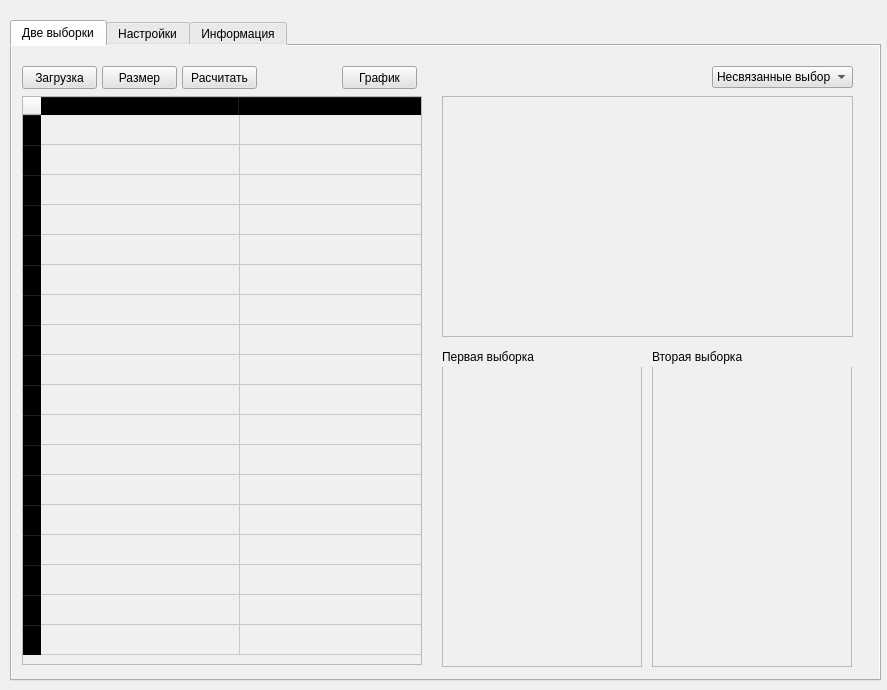
<?xml version="1.0" encoding="UTF-8"?>
<ui version="4.0">
 <class>MainWindow</class>
 <widget class="QMainWindow" name="MainWindow">
  <property name="geometry">
   <rect>
    <x>0</x>
    <y>0</y>
    <width>887</width>
    <height>690</height>
   </rect>
  </property>
  <property name="minimumSize">
   <size>
    <width>0</width>
    <height>0</height>
   </size>
  </property>
  <property name="maximumSize">
   <size>
    <width>893</width>
    <height>893</height>
   </size>
  </property>
  <property name="windowTitle">
   <string>StatsV2</string>
  </property>
  <property name="styleSheet">
   <string notr="true">QWidget{
background:rgb(240, 240, 240);

}
QHeaderView::section{
background:transparent; 

}

QPushButton{
background: rgb(226, 226, 226)

}

QComboBox{
background: rgb(226, 226, 226)

}</string>
  </property>
  <widget class="QWidget" name="centralwidget">
   <property name="styleSheet">
    <string notr="true"/>
   </property>
   <widget class="QTabWidget" name="progTab">
    <property name="geometry">
     <rect>
      <x>10</x>
      <y>20</y>
      <width>871</width>
      <height>661</height>
     </rect>
    </property>
    <property name="currentIndex">
     <number>0</number>
    </property>
    <widget class="QWidget" name="tab1">
     <attribute name="title">
      <string>Две выборки</string>
     </attribute>
     <widget class="QTableWidget" name="statistic">
      <property name="geometry">
       <rect>
        <x>10</x>
        <y>50</y>
        <width>400</width>
        <height>569</height>
       </rect>
      </property>
      <property name="font">
       <font>
        <pointsize>9</pointsize>
       </font>
      </property>
      <property name="cursor" stdset="0">
       <cursorShape>PointingHandCursor</cursorShape>
      </property>
      <property name="horizontalScrollBarPolicy">
       <enum>Qt::ScrollBarAlwaysOff</enum>
      </property>
      <property name="autoScroll">
       <bool>false</bool>
      </property>
      <property name="rowCount">
       <number>18</number>
      </property>
      <attribute name="horizontalHeaderMinimumSectionSize">
       <number>199</number>
      </attribute>
      <attribute name="horizontalHeaderDefaultSectionSize">
       <number>199</number>
      </attribute>
      <attribute name="verticalHeaderVisible">
       <bool>true</bool>
      </attribute>
      <attribute name="verticalHeaderCascadingSectionResizes">
       <bool>false</bool>
      </attribute>
      <attribute name="verticalHeaderMinimumSectionSize">
       <number>30</number>
      </attribute>
      <attribute name="verticalHeaderDefaultSectionSize">
       <number>30</number>
      </attribute>
      <attribute name="verticalHeaderHighlightSections">
       <bool>false</bool>
      </attribute>
      <attribute name="verticalHeaderShowSortIndicator" stdset="0">
       <bool>false</bool>
      </attribute>
      <attribute name="verticalHeaderStretchLastSection">
       <bool>false</bool>
      </attribute>
      <row>
       <property name="text">
        <string>1</string>
       </property>
      </row>
      <row>
       <property name="text">
        <string>2</string>
       </property>
      </row>
      <row/>
      <row/>
      <row/>
      <row/>
      <row/>
      <row/>
      <row/>
      <row/>
      <row/>
      <row/>
      <row/>
      <row/>
      <row/>
      <row/>
      <row/>
      <row/>
      <column>
       <property name="text">
        <string>Первая выборка</string>
       </property>
      </column>
      <column>
       <property name="text">
        <string>Вторая выборка</string>
       </property>
      </column>
      <item row="0" column="0">
       <property name="text">
        <string/>
       </property>
      </item>
      <item row="0" column="1">
       <property name="text">
        <string/>
       </property>
      </item>
      <item row="1" column="0">
       <property name="text">
        <string/>
       </property>
      </item>
      <item row="1" column="1">
       <property name="text">
        <string/>
       </property>
      </item>
     </widget>
     <widget class="QListWidget" name="onelist">
      <property name="geometry">
       <rect>
        <x>430</x>
        <y>320</y>
        <width>200</width>
        <height>301</height>
       </rect>
      </property>
      <property name="font">
       <font>
        <stylestrategy>PreferDefault</stylestrategy>
       </font>
      </property>
      <property name="cursor" stdset="0">
       <cursorShape>OpenHandCursor</cursorShape>
      </property>
     </widget>
     <widget class="QListWidget" name="twolist">
      <property name="geometry">
       <rect>
        <x>640</x>
        <y>320</y>
        <width>200</width>
        <height>301</height>
       </rect>
      </property>
      <property name="cursor" stdset="0">
       <cursorShape>OpenHandCursor</cursorShape>
      </property>
     </widget>
     <widget class="QListWidget" name="alllist">
      <property name="geometry">
       <rect>
        <x>430</x>
        <y>50</y>
        <width>411</width>
        <height>241</height>
       </rect>
      </property>
      <property name="cursor" stdset="0">
       <cursorShape>OpenHandCursor</cursorShape>
      </property>
     </widget>
     <widget class="QPushButton" name="loadButton">
      <property name="geometry">
       <rect>
        <x>10</x>
        <y>20</y>
        <width>75</width>
        <height>23</height>
       </rect>
      </property>
      <property name="text">
       <string>Загрузка</string>
      </property>
     </widget>
     <widget class="QComboBox" name="svaz">
      <property name="geometry">
       <rect>
        <x>700</x>
        <y>20</y>
        <width>141</width>
        <height>22</height>
       </rect>
      </property>
      <property name="currentIndex">
       <number>0</number>
      </property>
      <item>
       <property name="text">
        <string>Несвязанные выборки</string>
       </property>
      </item>
      <item>
       <property name="text">
        <string>Связанные выборки</string>
       </property>
      </item>
     </widget>
     <widget class="QPushButton" name="resizeButton">
      <property name="geometry">
       <rect>
        <x>90</x>
        <y>20</y>
        <width>75</width>
        <height>23</height>
       </rect>
      </property>
      <property name="text">
       <string>Размер</string>
      </property>
     </widget>
     <widget class="QPushButton" name="execButton">
      <property name="geometry">
       <rect>
        <x>170</x>
        <y>20</y>
        <width>75</width>
        <height>23</height>
       </rect>
      </property>
      <property name="text">
       <string>Расчитать</string>
      </property>
     </widget>
     <widget class="QLabel" name="vi1">
      <property name="geometry">
       <rect>
        <x>430</x>
        <y>300</y>
        <width>200</width>
        <height>21</height>
       </rect>
      </property>
      <property name="text">
       <string>Первая выборка</string>
      </property>
     </widget>
     <widget class="QLabel" name="vi2">
      <property name="geometry">
       <rect>
        <x>640</x>
        <y>300</y>
        <width>200</width>
        <height>21</height>
       </rect>
      </property>
      <property name="styleSheet">
       <string notr="true"/>
      </property>
      <property name="text">
       <string>Вторая выборка</string>
      </property>
     </widget>
     <widget class="QPushButton" name="execButton_2">
      <property name="geometry">
       <rect>
        <x>330</x>
        <y>20</y>
        <width>75</width>
        <height>23</height>
       </rect>
      </property>
      <property name="text">
       <string>График</string>
      </property>
     </widget>
     <zorder>statistic</zorder>
     <zorder>twolist</zorder>
     <zorder>alllist</zorder>
     <zorder>loadButton</zorder>
     <zorder>svaz</zorder>
     <zorder>resizeButton</zorder>
     <zorder>execButton</zorder>
     <zorder>onelist</zorder>
     <zorder>vi1</zorder>
     <zorder>vi2</zorder>
     <zorder>execButton_2</zorder>
    </widget>
    <widget class="QWidget" name="tab">
     <attribute name="title">
      <string>Настройки</string>
     </attribute>
     <widget class="QCheckBox" name="styleCheck">
      <property name="geometry">
       <rect>
        <x>10</x>
        <y>10</y>
        <width>151</width>
        <height>21</height>
       </rect>
      </property>
      <property name="cursor">
       <cursorShape>PointingHandCursor</cursorShape>
      </property>
      <property name="text">
       <string>Новый интерфейс</string>
      </property>
      <property name="checked">
       <bool>false</bool>
      </property>
     </widget>
    </widget>
    <widget class="QWidget" name="tab2">
     <attribute name="title">
      <string>Информация</string>
     </attribute>
     <widget class="QTextBrowser" name="textBrowser">
      <property name="geometry">
       <rect>
        <x>10</x>
        <y>10</y>
        <width>841</width>
        <height>691</height>
       </rect>
      </property>
      <property name="readOnly">
       <bool>true</bool>
      </property>
      <property name="html">
       <string>&lt;!DOCTYPE HTML PUBLIC &quot;-//W3C//DTD HTML 4.0//EN&quot; &quot;http://www.w3.org/TR/REC-html40/strict.dtd&quot;&gt;
&lt;html&gt;&lt;head&gt;&lt;meta name=&quot;qrichtext&quot; content=&quot;1&quot; /&gt;&lt;style type=&quot;text/css&quot;&gt;
p, li { white-space: pre-wrap; }
&lt;/style&gt;&lt;/head&gt;&lt;body style=&quot; font-family:'MS Shell Dlg 2'; font-size:8.25pt; font-weight:400; font-style:normal;&quot;&gt;
&lt;p style=&quot; margin-top:0px; margin-bottom:0px; margin-left:0px; margin-right:0px; -qt-block-indent:0; text-indent:0px;&quot;&gt;Создатель: Евгений Петров (Render, Red Ender)&lt;/p&gt;
&lt;p style=&quot; margin-top:0px; margin-bottom:0px; margin-left:0px; margin-right:0px; -qt-block-indent:0; text-indent:0px;&quot;&gt;vk.com/red_end&lt;/p&gt;
&lt;p style=&quot; margin-top:0px; margin-bottom:0px; margin-left:0px; margin-right:0px; -qt-block-indent:0; text-indent:0px;&quot;&gt;jekap505@yandex.ru&lt;br /&gt;&lt;/p&gt;&lt;/body&gt;&lt;/html&gt;</string>
      </property>
     </widget>
    </widget>
   </widget>
  </widget>
 </widget>
 <resources/>
 <connections/>
</ui>
